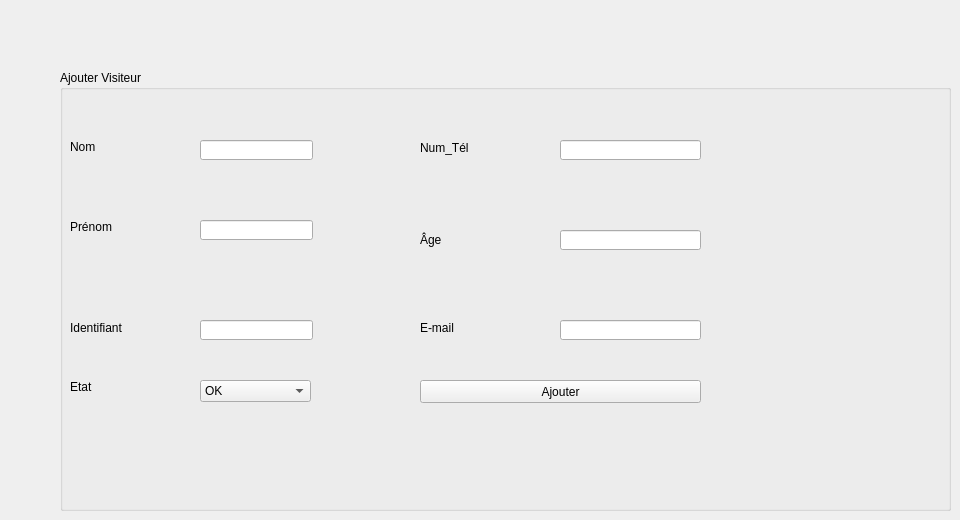
      <widget class="QWidget" name="tab_3">
       <attribute name="title">
        <string>Ajouter</string>
       </attribute>
       <widget class="QGroupBox" name="groupBox_3">
        <property name="geometry">
         <rect>
          <x>60</x>
          <y>70</y>
          <width>891</width>
          <height>441</height>
         </rect>
        </property>
        <property name="autoFillBackground">
         <bool>false</bool>
        </property>
        <property name="title">
         <string>Ajouter Visiteur</string>
        </property>
        <widget class="QLabel" name="label_9">
         <property name="geometry">
          <rect>
           <x>10</x>
           <y>70</y>
           <width>47</width>
           <height>13</height>
          </rect>
         </property>
         <property name="text">
          <string>Nom</string>
         </property>
        </widget>
        <widget class="QLabel" name="label_10">
         <property name="geometry">
          <rect>
           <x>10</x>
           <y>150</y>
           <width>47</width>
           <height>13</height>
          </rect>
         </property>
         <property name="text">
          <string>Prénom</string>
         </property>
        </widget>
        <widget class="QLabel" name="label_11">
         <property name="geometry">
          <rect>
           <x>10</x>
           <y>250</y>
           <width>71</width>
           <height>16</height>
          </rect>
         </property>
         <property name="text">
          <string>Identifiant</string>
         </property>
        </widget>
        <widget class="QLineEdit" name="le_nom">
         <property name="geometry">
          <rect>
           <x>140</x>
           <y>70</y>
           <width>113</width>
           <height>20</height>
          </rect>
         </property>
        </widget>
        <widget class="QLineEdit" name="le_prenom">
         <property name="geometry">
          <rect>
           <x>140</x>
           <y>150</y>
           <width>113</width>
           <height>20</height>
          </rect>
         </property>
         <property name="contextMenuPolicy">
          <enum>Qt::PreventContextMenu</enum>
         </property>
        </widget>
        <widget class="QLineEdit" name="le_id_v">
         <property name="geometry">
          <rect>
           <x>140</x>
           <y>250</y>
           <width>113</width>
           <height>20</height>
          </rect>
         </property>
        </widget>
        <widget class="QPushButton" name="pb_ajouter">
         <property name="geometry">
          <rect>
           <x>360</x>
           <y>310</y>
           <width>281</width>
           <height>23</height>
          </rect>
         </property>
         <property name="text">
          <string>Ajouter</string>
         </property>
        </widget>
        <widget class="QLineEdit" name="le_tel">
         <property name="geometry">
          <rect>
           <x>500</x>
           <y>70</y>
           <width>141</width>
           <height>20</height>
          </rect>
         </property>
         <property name="contextMenuPolicy">
          <enum>Qt::PreventContextMenu</enum>
         </property>
         <property name="text">
          <string/>
         </property>
        </widget>
        <widget class="QLabel" name="label_12">
         <property name="geometry">
          <rect>
           <x>360</x>
           <y>70</y>
           <width>61</width>
           <height>16</height>
          </rect>
         </property>
         <property name="text">
          <string>Num_Tél</string>
         </property>
        </widget>
        <widget class="QLineEdit" name="le_email">
         <property name="geometry">
          <rect>
           <x>500</x>
           <y>250</y>
           <width>141</width>
           <height>20</height>
          </rect>
         </property>
         <property name="contextMenuPolicy">
          <enum>Qt::PreventContextMenu</enum>
         </property>
         <property name="text">
          <string/>
         </property>
        </widget>
        <widget class="QLabel" name="label_13">
         <property name="geometry">
          <rect>
           <x>360</x>
           <y>250</y>
           <width>61</width>
           <height>16</height>
          </rect>
         </property>
         <property name="text">
          <string>E-mail</string>
         </property>
        </widget>
        <widget class="QLabel" name="label_14">
         <property name="geometry">
          <rect>
           <x>360</x>
           <y>160</y>
           <width>71</width>
           <height>20</height>
          </rect>
         </property>
         <property name="text">
          <string>Âge</string>
         </property>
        </widget>
        <widget class="QLineEdit" name="le_age">
         <property name="geometry">
          <rect>
           <x>500</x>
           <y>160</y>
           <width>141</width>
           <height>20</height>
          </rect>
         </property>
         <property name="contextMenuPolicy">
          <enum>Qt::PreventContextMenu</enum>
         </property>
         <property name="text">
          <string/>
         </property>
        </widget>
        <widget class="QLabel" name="label_15">
         <property name="geometry">
          <rect>
           <x>10</x>
           <y>310</y>
           <width>47</width>
           <height>13</height>
          </rect>
         </property>
         <property name="text">
          <string>Etat</string>
         </property>
        </widget>
        <widget class="QComboBox" name="le_etat">
         <property name="geometry">
          <rect>
           <x>140</x>
           <y>310</y>
           <width>111</width>
           <height>22</height>
          </rect>
         </property>
         <item>
          <property name="text">
           <string>OK</string>
          </property>
         </item>
         <item>
          <property name="text">
           <string>handicape</string>
          </property>
         </item>
         <item>
          <property name="text">
           <string>enfant_inaccompagne</string>
          </property>
         </item>
         <item>
          <property name="text">
           <string>visiteur_fidele</string>
          </property>
         </item>
        </widget>
       </widget>
      </widget>
